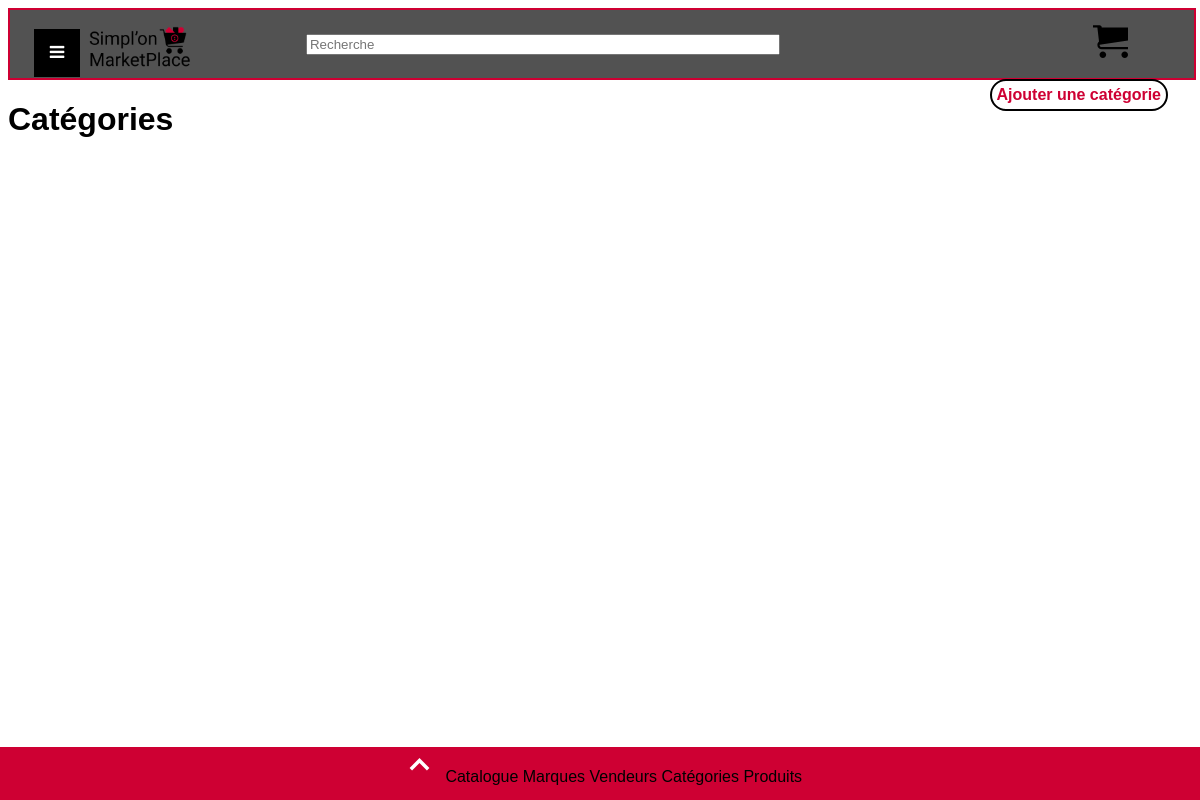
The page /php/index_categories.php on the database as committed earlier.
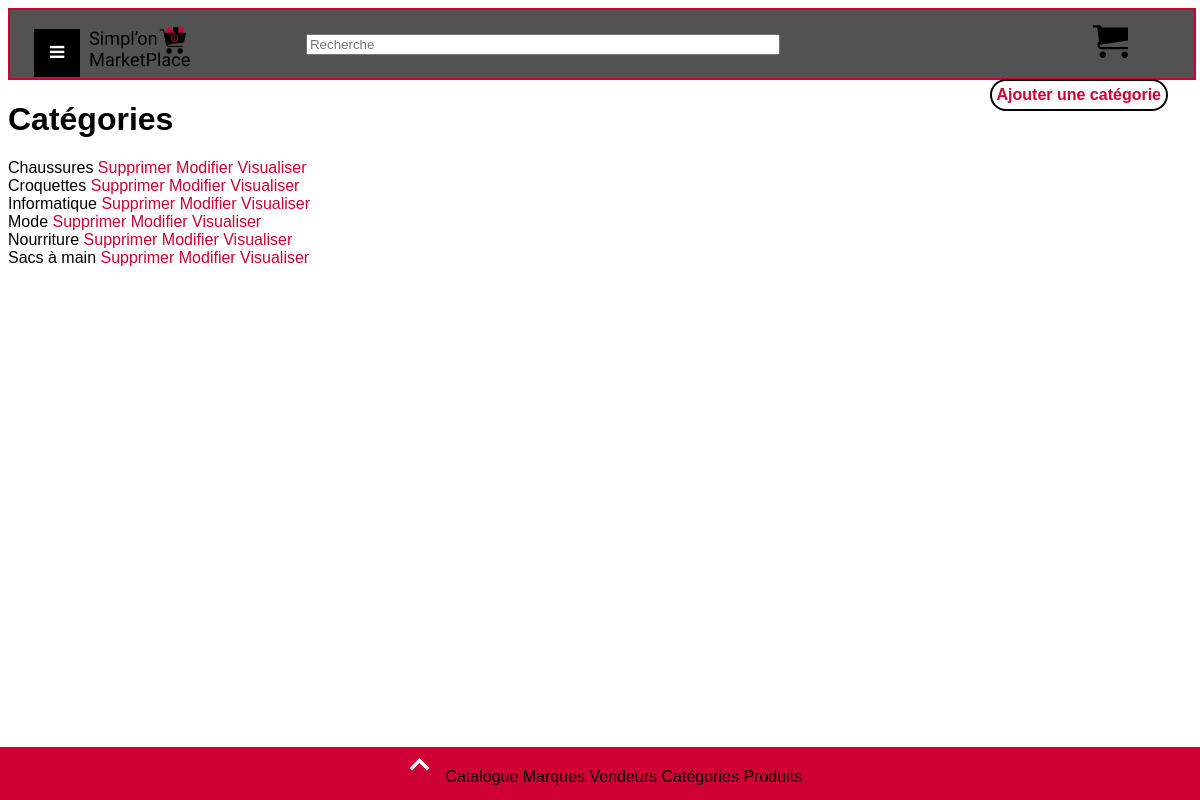
The same page on the database as committed later.
### tables this page shows
CREATE TABLE `categories` (
  `category_name` varchar(255) NOT NULL
);

### php/index_categories.php (the view, shortened to what this page needs)
<?php
include('connexion.inc_albane.php');
$root_path = "../";
$category_query = "SELECT * FROM categories";
$result = $mysqli->query($category_query); ?>
<!DOCTYPE html>
<html>
<head>
    <link rel="stylesheet" type="text/css" href="<?php echo $root_path ?>css/style.css"/>
    <link rel="stylesheet" href="https://cdnjs.cloudflare.com/ajax/libs/font-awesome/4.7.0/css/font-awesome.min.css">
</head>
<body>
	<?php include('../header.php'); ?>
	<h1>Catégories</h1>
	<a class='create' href="create_categories.php">Ajouter une catégorie</a>
	<?php
	while ($row = $result->fetch_object()) { ?>
		<div>
			<?php echo $row->category_name ?>
			<a href="delete_categories.php?category=<?php echo $row->category_name ?>">Supprimer</a>
			<a href="update_categories.php?category=<?php echo $row->category_name ?>">Modifier</a>
			<a href="read_categories.php?category=<?php echo $row->category_name ?>">Visualiser</a>
		</div>
	<?php
	} ?>
	<?php include('../footer.php'); ?>
</body>
</html>

Rows that differ between the two databases and show on the page:
added categories: category_name "Chaussures"
added categories: category_name "Croquettes"
added categories: category_name "Informatique"
added categories: category_name "Mode"
added categories: category_name "Nourriture"
added categories: category_name "Sacs à main"
